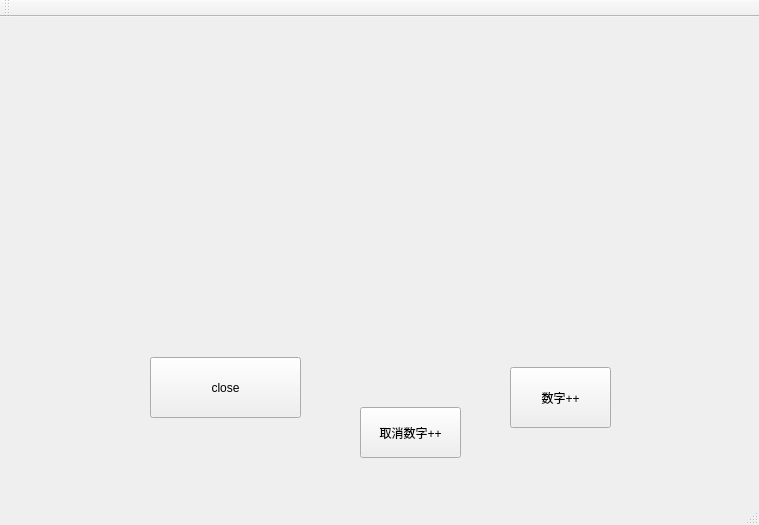
<?xml version="1.0" encoding="UTF-8"?>
<ui version="4.0">
 <class>MainWindow</class>
 <widget class="QMainWindow" name="MainWindow">
  <property name="geometry">
   <rect>
    <x>0</x>
    <y>0</y>
    <width>759</width>
    <height>525</height>
   </rect>
  </property>
  <property name="windowTitle">
   <string>MainWindow</string>
  </property>
  <widget class="QWidget" name="centralWidget">
   <widget class="QPushButton" name="close">
    <property name="geometry">
     <rect>
      <x>150</x>
      <y>340</y>
      <width>151</width>
      <height>61</height>
     </rect>
    </property>
    <property name="text">
     <string>close</string>
    </property>
   </widget>
   <widget class="QPushButton" name="num">
    <property name="geometry">
     <rect>
      <x>510</x>
      <y>350</y>
      <width>101</width>
      <height>61</height>
     </rect>
    </property>
    <property name="text">
     <string>数字++</string>
    </property>
   </widget>
   <widget class="QPushButton" name="close_num">
    <property name="geometry">
     <rect>
      <x>360</x>
      <y>390</y>
      <width>101</width>
      <height>51</height>
     </rect>
    </property>
    <property name="text">
     <string>取消数字++</string>
    </property>
   </widget>
  </widget>
  <widget class="QMenuBar" name="menuBar">
   <property name="geometry">
    <rect>
     <x>0</x>
     <y>0</y>
     <width>759</width>
     <height>26</height>
    </rect>
   </property>
  </widget>
  <widget class="QToolBar" name="mainToolBar">
   <attribute name="toolBarArea">
    <enum>TopToolBarArea</enum>
   </attribute>
   <attribute name="toolBarBreak">
    <bool>true</bool>
   </attribute>
  </widget>
  <widget class="QStatusBar" name="statusBar"/>
 </widget>
 <layoutdefault spacing="6" margin="11"/>
 <resources/>
 <connections>
  <connection>
   <sender>close</sender>
   <signal>clicked()</signal>
   <receiver>MainWindow</receiver>
   <slot>close()</slot>
   <hints>
    <hint type="sourcelabel">
     <x>375</x>
     <y>420</y>
    </hint>
    <hint type="destinationlabel">
     <x>379</x>
     <y>262</y>
    </hint>
   </hints>
  </connection>
 </connections>
</ui>
